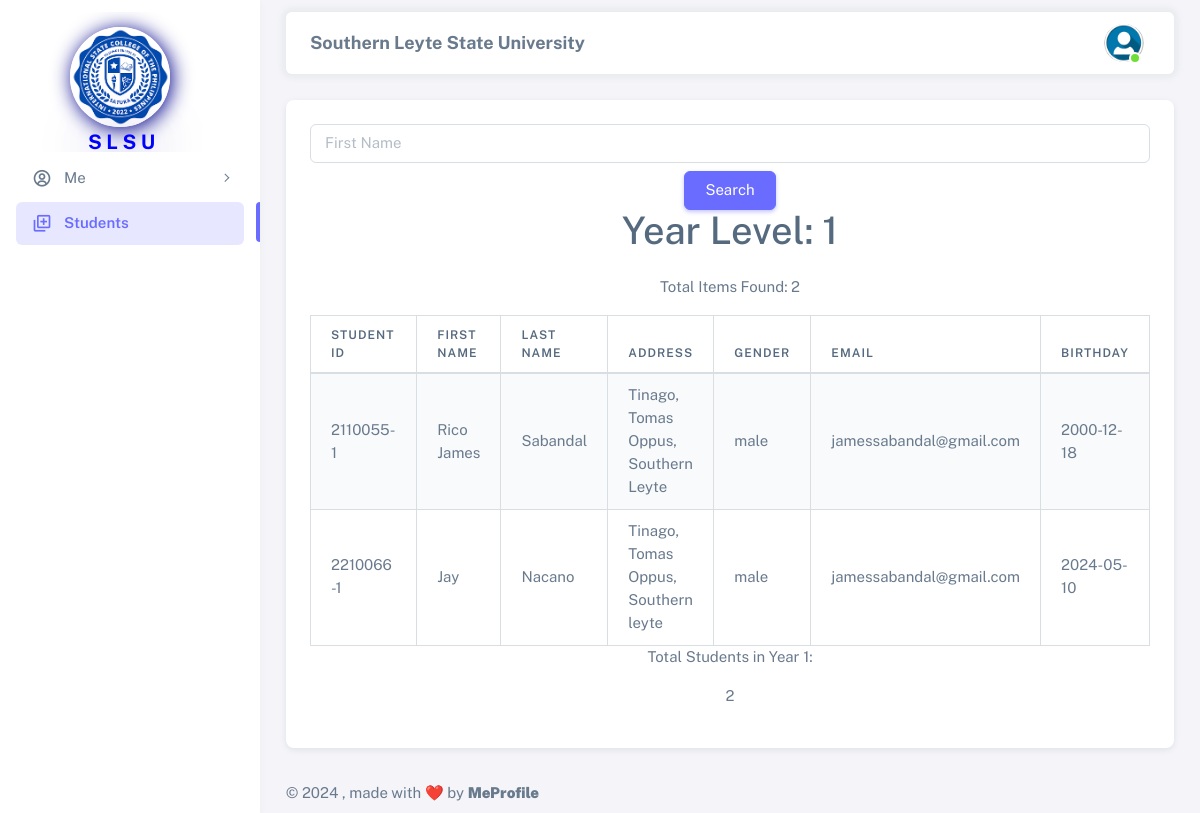
Screenshot of /html/teacher/list_student.php (signed in) with the database file from the repository.
### tables this page shows
CREATE TABLE `teacher_registration` (
  `teacher_id` int NOT NULL,
  `id` varchar(255) DEFAULT NULL,
  `firstname` varchar(255) DEFAULT NULL,
  `lastname` varchar(255) DEFAULT NULL,
  `address` varchar(255) DEFAULT NULL,
  `gender` varchar(255) DEFAULT NULL,
  `email` varchar(255) DEFAULT NULL,
  `birthday` date DEFAULT NULL,
  `phone` varchar(15) DEFAULT NULL,
  `yearid` int DEFAULT NULL
);

CREATE TABLE `student_registration` (
  `student_id` int NOT NULL,
  `id` varchar(255) DEFAULT NULL,
  `firstname` varchar(255) DEFAULT NULL,
  `lastname` varchar(255) DEFAULT NULL,
  `address` varchar(255) DEFAULT NULL,
  `gender` varchar(255) DEFAULT NULL,
  `email` varchar(255) DEFAULT NULL,
  `birthday` date DEFAULT NULL,
  `phone` varchar(15) DEFAULT NULL,
  `yearid` int DEFAULT NULL,
  `subid` int DEFAULT NULL
);

### html/teacher/list_student.php (the view, shortened to what this page needs)
<?php
require_once "../config.php";
$teacherId = $_SESSION["Login"];
$sqlTeacher = "SELECT yearid FROM teacher_registration WHERE teacher_id = '$teacherId'";
$resultTeacher = mysqli_query($conn, $sqlTeacher);
$teacher = mysqli_fetch_assoc($resultTeacher);
$teacherYearLevel = $teacher["yearid"];
if ($_SERVER["REQUEST_METHOD"] == "GET") {
    $firstnameFilter = isset($_GET["firstname"]) ? sanitize($_GET["firstname"]) : "";
    $sqlquery = "SELECT * FROM student_registration WHERE yearid = '$teacherYearLevel'";
    if ($result = mysqli_query($conn, $sqlquery)) {
        $totalItems = mysqli_num_rows($result);
    }
}
?>
<!DOCTYPE html>
<html
  lang="en"
  class="light-style layout-menu-fixed"
  dir="ltr"
  data-theme="theme-default"
  data-assets-path="../../assets/"
>
  <head>
    <link rel="stylesheet" href="../../assets/vendor/fonts/boxicons.css" />
    <link rel="stylesheet" href="../../assets/vendor/css/core.css" class="template-customizer-core-css" />
    <link rel="stylesheet" href="../../assets/vendor/css/theme-default.css" class="template-customizer-theme-css" />
    <link rel="stylesheet" href="../../assets/css/demo.css" />
    <link rel="stylesheet" href="../../assets/vendor/libs/perfect-scrollbar/perfect-scrollbar.css" />
    <link rel="stylesheet" href="../../assets/vendor/libs/apex-charts/apex-charts.css" />
  </head>
  <body>
    <div class="layout-wrapper layout-content-navbar">
      <div class="layout-container">
        <aside id="layout-menu" class="layout-menu menu-vertical menu bg-menu-theme">
                <div class="app-brand demo" style=" padding: 70px;">
                    <div class="logo">
                        <img style="border-radius: 500px; box-shadow: 2px 2px 20px #00008b; margin-top: 30px; margin-bottom: 5px;" src="../../assets/img/avatars/logo.png" width="100" height="100" alt="">
                        <b>
                            <p style="font-size: 20px; color: blue; text-shadow: 2px 2px 50px #00008b; padding-left: 18px;">S L S U</p>
                        </b>
                    </div>
                </div>
                <ul class="menu-inner py-1">
                    <li class="menu-item">
                        <a href="javascript:void(0);" class="menu-link menu-toggle">
                            <i class="menu-icon tf-icons bx bx-user-circle"></i>
                            <div data-i18n="Layouts">Me</div>
                        </a>
                    </li>
                    <li class="menu-item active">
                        <a href="list_student.php" class="menu-link">
                            <i class="menu-icon tf-icons bx bx-add-to-queue"></i>
                            <div data-i18n="Analytics">Students</div>
                        </a>
                    </li>
            </aside>
        <div class="layout-page">
          <nav
            class="layout-navbar container-xxl navbar navbar-expand-xl navbar-detached align-items-center bg-navbar-theme"
            id="layout-navbar"
          >
            <div class="navbar-nav-right d-flex align-items-center" id="navbar-collapse">
              <center>
                <p style="font-size: 18px; padding-top: 15px;"><b>Southern Leyte State University</b></p>
              </center>
              <ul class="navbar-nav flex-row align-items-center ms-auto">
                <li class="nav-item navbar-dropdown dropdown-user dropdown">
                  <a class="nav-link dropdown-toggle hide-arrow" href="javascript:void(0);" data-bs-toggle="dropdown">
                    <div class="avatar avatar-online">
                      <img src="../../assets/img/avatars/user.png" alts class="w-px-40 h-auto rounded-circle" />
                    </div>
                  </a>
                </li>
              </ul>
            </div>
          </nav>
          <div class="content-wrapper">
            <div class="container-xxl flex-grow-1 container-p-y">
              <div class="row">
                <div class="col-lg-12 mb-12 order-12">
                  <div class="card">
                    <div class="d-flex align-items-end row">
                      <div class="col-lg-12">
                        <div class="card-body">
                          <div class="col-sm-12">
                                <form method="GET" action="" class="search-form">
                                    <input type="text" name="firstname" class="form-control" placeholder="First Name" value="<?php echo $firstnameFilter; ?>">
                                    <center>
                                        <button type="submit" class="btn btn-primary mt-2">Search</button>
                                    </center>
                                </form>
                                <h1 class="text-center mb-4 student-enrolle"><?php echo "Year Level: " . $teacherYearLevel; ?></h1>
                                <?php if (isset($totalItems)): ?>
                                    <p class="text-center">Total Items Found: <?php echo $totalItems; ?></p>
                                <?php
endif; ?>
                                <div class="table-responsive">
                                    <table class="table table-bordered table-striped">
                                        <thead>
                                            <tr>
                                                <th>Student ID</th>
                                                <th>First Name</th>
                                                <th>Last Name</th>
                                                <th>Address</th>
                                                <th>Gender</th>
                                                <th>Email</th>
                                                <th>Birthday</th>
                                            </tr>
                                        </thead>
                                        <tbody>
                                          <?php
                                          if (mysqli_num_rows($result) > 0) {
                                              while ($row = mysqli_fetch_array($result)) {
                                                  echo "<tr>";
                                                  echo "<td>" . $row["id"] . "</td>";
                                                  echo "<td>" . $row["firstname"] . "</td>";
                                                  echo "<td>" . $row["lastname"] . "</td>";
                                                  echo "<td>" . $row["address"] . "</td>";
                                                  echo "<td>" . $row["gender"] . "</td>";
                                                  echo "<td>" . $row["email"] . "</td>";
                                                  echo "<td>" . $row["birthday"] . "</td>";
                                                  echo "</tr>";
                                              }
                                          } else {
                                              echo "<tr><td colspan='9'>No records found</td></tr>";
                                          }
                                          ?>
                                                                                </tbody>
                                                                              </table>
                                                                          </div>
                                                                          <div class="text-center">
                                              <p>Total Students in Year <?php echo $teacherYearLevel; ?>:</p>
                                              <?php
                                          $sqlquery = "SELECT count(student_id) AS Total FROM student_registration WHERE yearid = '$teacherYearLevel'";
                                          if ($result = mysqli_query($conn, $sqlquery)) {
                                              while ($row = mysqli_fetch_array($result)) {
                                                  echo "<p>" . $row["Total"] . "</p>";
                                              }
                                          }
                                          ?>
                                          </div>
                            </div>
                        </div>
                      </div>
                    </div>
                  </div>
                </div>
              </div>
            </div>
            <footer class="content-footer footer bg-footer-theme">
              <div class="container-xxl d-flex flex-wrap justify-content-between py-2 flex-md-row flex-column">
                <div class="mb-2 mb-md-0">
                  ©
                  , made with ❤️ by
                  <a href="https://www.facebook.com/james.jeager.3" target="_blank" class="footer-link fw-bolder">MeProfile</a>
                </div>
              </div>
            </footer>
          </div>
        </div>
      </div>
    </div>
  </body>
</html>

### assets/css/demo.css (style rules this page uses)
.menu .app-brand.demo { height: 64px; margin-top: 12px; }

### rows the page displays
teacher_registration: yearid "1"
student_registration: id "2110055-1", firstname "Rico James", lastname "Sabandal", address "Tinago, Tomas Oppus, Southern Leyte", gender "male", email "jamessabandal@gmail.com", birthday "2000-12-18"
student_registration: id "2210066-1", firstname "Jay", lastname "Nacano", address "Tinago, Tomas Oppus, Southern leyte", gender "male", email "jamessabandal@gmail.com", birthday "2024-05-10"

### other values shown
$totalItems "2"
$row["Total"] "2"
